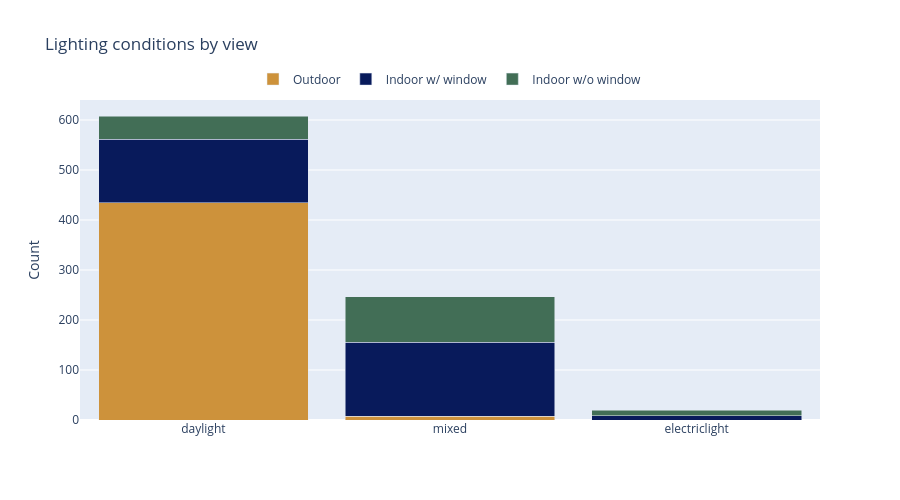

The notebook cell saved with this chart:
### Code cell
views = ["Outdoor", "Indoor w/ window", "Indoor w/o window"]

lighting_order = meta_df["lighting"].dropna().drop_duplicates().tolist()

lighting_counts = (
    meta_df.groupby(["lighting", "view"])
           .size().reset_index(name="count")
)

full = (
    pd.MultiIndex.from_product([lighting_order, views], names=["lighting", "view"])
      .to_frame(index=False)
)
plot_df = (
    full.merge(lighting_counts, on=["lighting", "view"], how="left")
        .fillna({"count": 0})
)
plot_df["count"] = plot_df["count"].astype(int)

fig = px.bar(
    plot_df,
    x="lighting", y="count",
    color="view",
    category_orders={"lighting": lighting_order, "view": views},
    color_discrete_map=VIEW_COLORS,
    title="Lighting conditions by view",
    # text_auto=True
)

fig.update_layout(
    barmode="stack",
    xaxis_title=None,
    yaxis_title="Count",
    bargap=0.15,
    legend_title="",
    legend=dict(orientation="h", yanchor="bottom", y=1.02, xanchor="center", x=0.5),
    height=500,
)

fig.update_xaxes(tickangle=0)
fig.show()
# If your notebook lives in scripts/, save up one level:
fig.write_html("../assets/plots/lighting_by_view.html", include_plotlyjs="cdn", full_html=False)

### Figure 1 — Plotly figure (JSON) as saved in the notebook; plotly's stock layout.template omitted (floating-point values rounded to 4 significant figures)
{"data": [{"hovertemplate": "view=Outdoor<br>lighting=%{x}<br>count=%{y}<extra></extra>", "legendgroup": "Outdoor", "marker": {"color": "#CD923B", "pattern": {"shape": ""}}, "name": "Outdoor", "orientation": "v", "showlegend": true, "textposition": "auto", "type": "bar", "x": ["daylight", "mixed", "electriclight"], "xaxis": "x", "y": [435, 8, 0], "yaxis": "y"}, {"hovertemplate": "view=Indoor w/ window<br>lighting=%{x}<br>count=%{y}<extra></extra>", "legendgroup": "Indoor w/ window", "marker": {"color": "#081A5B", "pattern": {"shape": ""}}, "name": "Indoor w/ window", "orientation": "v", "showlegend": true, "textposition": "auto", "type": "bar", "x": ["daylight", "mixed", "electriclight"], "xaxis": "x", "y": [127, 148, 9], "yaxis": "y"}, {"hovertemplate": "view=Indoor w/o window<br>lighting=%{x}<br>count=%{y}<extra></extra>", "legendgroup": "Indoor w/o window", "marker": {"color": "#426E56", "pattern": {"shape": ""}}, "name": "Indoor w/o window", "orientation": "v", "showlegend": true, "textposition": "auto", "type": "bar", "x": ["daylight", "mixed", "electriclight"], "xaxis": "x", "y": [46, 91, 11], "yaxis": "y"}], "layout": {"bargap": 0.15, "barmode": "stack", "height": 500, "legend": {"orientation": "h", "title": {"text": ""}, "tracegroupgap": 0, "x": 0.5, "xanchor": "center", "y": 1.02, "yanchor": "bottom"}, "title": {"text": "Lighting conditions by view"}, "xaxis": {"anchor": "y", "categoryarray": ["daylight", "mixed", "electriclight"], "categoryorder": "array", "domain": [0, 1], "tickangle": 0, "title": {}}, "yaxis": {"anchor": "x", "domain": [0, 1], "title": {"text": "Count"}}}}
